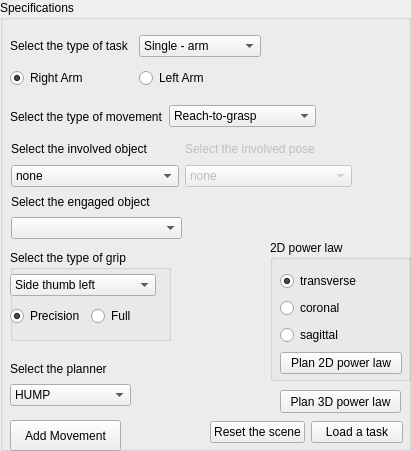
     <widget class="QGroupBox" name="groupBox_specs">
      <property name="geometry">
       <rect>
        <x>10</x>
        <y>10</y>
        <width>411</width>
        <height>451</height>
       </rect>
      </property>
      <property name="title">
       <string>Specifications</string>
      </property>
      <widget class="QWidget" name="layoutWidget_task">
       <property name="geometry">
        <rect>
         <x>10</x>
         <y>30</y>
         <width>251</width>
         <height>64</height>
        </rect>
       </property>
       <layout class="QVBoxLayout" name="verticalLayout">
        <item>
         <layout class="QHBoxLayout" name="horizontalLayout_task">
          <item>
           <widget class="QLabel" name="label_2">
            <property name="text">
             <string>Select the type of task</string>
            </property>
           </widget>
          </item>
          <item>
           <widget class="QComboBox" name="comboBox_Task">
            <item>
             <property name="text">
              <string>Single - arm</string>
             </property>
            </item>
            <item>
             <property name="text">
              <string>Dual - arm</string>
             </property>
            </item>
           </widget>
          </item>
         </layout>
        </item>
        <item>
         <layout class="QHBoxLayout" name="horizontalLayout_arms">
          <item>
           <widget class="QRadioButton" name="radioButton_right">
            <property name="text">
             <string>Right Arm</string>
            </property>
            <property name="checked">
             <bool>true</bool>
            </property>
           </widget>
          </item>
          <item>
           <widget class="QRadioButton" name="radioButton_left">
            <property name="text">
             <string>Left Arm</string>
            </property>
           </widget>
          </item>
         </layout>
        </item>
       </layout>
      </widget>
      <widget class="QWidget" name="layoutWidget_mov">
       <property name="geometry">
        <rect>
         <x>10</x>
         <y>100</y>
         <width>306</width>
         <height>33</height>
        </rect>
       </property>
       <layout class="QHBoxLayout" name="horizontalLayout_mov">
        <item>
         <widget class="QLabel" name="label_3">
          <property name="text">
           <string>Select the type of movement</string>
          </property>
         </widget>
        </item>
        <item>
         <widget class="QComboBox" name="comboBox_mov">
          <item>
           <property name="text">
            <string>Reach-to-grasp</string>
           </property>
          </item>
          <item>
           <property name="text">
            <string>Reaching</string>
           </property>
          </item>
          <item>
           <property name="text">
            <string>Transport</string>
           </property>
          </item>
          <item>
           <property name="text">
            <string>Engage</string>
           </property>
          </item>
          <item>
           <property name="text">
            <string>Disengage</string>
           </property>
          </item>
          <item>
           <property name="text">
            <string>Go-park</string>
           </property>
          </item>
         </widget>
        </item>
       </layout>
      </widget>
      <widget class="QGroupBox" name="groupBox_grip">
       <property name="geometry">
        <rect>
         <x>10</x>
         <y>250</y>
         <width>161</width>
         <height>91</height>
        </rect>
       </property>
       <property name="title">
        <string>Select the type of grip</string>
       </property>
       <widget class="QWidget" name="layoutWidget_grip">
        <property name="geometry">
         <rect>
          <x>0</x>
          <y>20</y>
          <width>146</width>
          <height>62</height>
         </rect>
        </property>
        <layout class="QVBoxLayout" name="verticalLayout_grip">
         <item>
          <widget class="QComboBox" name="comboBox_grip">
           <item>
            <property name="text">
             <string>Side thumb left</string>
            </property>
           </item>
           <item>
            <property name="text">
             <string>Side thumb right</string>
            </property>
           </item>
           <item>
            <property name="text">
             <string>Side thumb up</string>
            </property>
           </item>
           <item>
            <property name="text">
             <string>Side thumb down</string>
            </property>
           </item>
           <item>
            <property name="text">
             <string>Above</string>
            </property>
           </item>
           <item>
            <property name="text">
             <string>Below</string>
            </property>
           </item>
          </widget>
         </item>
         <item>
          <layout class="QHBoxLayout" name="horizontalLayout_6">
           <item>
            <widget class="QRadioButton" name="radioButton_prec">
             <property name="text">
              <string>Precision</string>
             </property>
             <property name="checked">
              <bool>true</bool>
             </property>
            </widget>
           </item>
           <item>
            <widget class="QRadioButton" name="radioButton_full">
             <property name="text">
              <string>Full</string>
             </property>
            </widget>
           </item>
          </layout>
         </item>
        </layout>
       </widget>
      </widget>
      <widget class="QWidget" name="layoutWidget_planner">
       <property name="geometry">
        <rect>
         <x>10</x>
         <y>360</y>
         <width>121</width>
         <height>46</height>
        </rect>
       </property>
       <layout class="QVBoxLayout" name="verticalLayout_2">
        <item>
         <widget class="QLabel" name="label_5">
          <property name="text">
           <string>Select the planner</string>
          </property>
         </widget>
        </item>
        <item>
         <widget class="QComboBox" name="comboBox_planner">
          <item>
           <property name="text">
            <string>HUMP</string>
           </property>
          </item>
          <item>
           <property name="text">
            <string>RRT</string>
           </property>
          </item>
          <item>
           <property name="text">
            <string>RRTConnect</string>
           </property>
          </item>
          <item>
           <property name="text">
            <string>RRTstar</string>
           </property>
          </item>
          <item>
           <property name="text">
            <string>PRM</string>
           </property>
          </item>
          <item>
           <property name="text">
            <string>PRMstar</string>
           </property>
          </item>
         </widget>
        </item>
       </layout>
      </widget>
      <widget class="QPushButton" name="pushButton_addMov">
       <property name="geometry">
        <rect>
         <x>10</x>
         <y>420</y>
         <width>111</width>
         <height>31</height>
        </rect>
       </property>
       <property name="text">
        <string>Add Movement</string>
       </property>
      </widget>
      <widget class="QWidget" name="layoutWidget">
       <property name="geometry">
        <rect>
         <x>210</x>
         <y>420</y>
         <width>193</width>
         <height>25</height>
        </rect>
       </property>
       <layout class="QHBoxLayout" name="horizontalLayout">
        <item>
         <widget class="QPushButton" name="pushButton_scene_reset">
          <property name="text">
           <string>Reset the scene</string>
          </property>
         </widget>
        </item>
        <item>
         <widget class="QPushButton" name="pushButton_load_task">
          <property name="text">
           <string>Load a task</string>
          </property>
         </widget>
        </item>
       </layout>
      </widget>
      <widget class="QGroupBox" name="groupBox_power_law">
       <property name="geometry">
        <rect>
         <x>270</x>
         <y>240</y>
         <width>141</width>
         <height>141</height>
        </rect>
       </property>
       <property name="title">
        <string>2D power law</string>
       </property>
       <widget class="QWidget" name="layoutWidget">
        <property name="geometry">
         <rect>
          <x>10</x>
          <y>30</y>
          <width>122</width>
          <height>106</height>
         </rect>
        </property>
        <layout class="QVBoxLayout" name="verticalLayout_3">
         <item>
          <widget class="QRadioButton" name="radioButton_transverse">
           <property name="text">
            <string>transverse</string>
           </property>
           <property name="checked">
            <bool>true</bool>
           </property>
          </widget>
         </item>
         <item>
          <widget class="QRadioButton" name="radioButton_coronal">
           <property name="text">
            <string>coronal</string>
           </property>
          </widget>
         </item>
         <item>
          <widget class="QRadioButton" name="radioButton_sagittal">
           <property name="text">
            <string>sagittal</string>
           </property>
          </widget>
         </item>
         <item>
          <widget class="QPushButton" name="pushButton_plan_2d_power_law">
           <property name="text">
            <string>Plan 2D power law</string>
           </property>
          </widget>
         </item>
        </layout>
       </widget>
      </widget>
      <widget class="QPushButton" name="pushButton_plan_3d_power_law">
       <property name="geometry">
        <rect>
         <x>280</x>
         <y>390</y>
         <width>121</width>
         <height>23</height>
        </rect>
       </property>
       <property name="text">
        <string>Plan 3D power law</string>
       </property>
      </widget>
      <widget class="QWidget" name="layoutWidget">
       <property name="geometry">
        <rect>
         <x>11</x>
         <y>193</y>
         <width>171</width>
         <height>46</height>
        </rect>
       </property>
       <layout class="QVBoxLayout" name="verticalLayout_eng_obj">
        <item>
         <widget class="QLabel" name="label_objects_eng">
          <property name="text">
           <string>Select the engaged object</string>
          </property>
         </widget>
        </item>
        <item>
         <widget class="QComboBox" name="comboBox_objects_eng"/>
        </item>
       </layout>
      </widget>
      <widget class="QWidget" name="layoutWidget">
       <property name="geometry">
        <rect>
         <x>11</x>
         <y>139</y>
         <width>341</width>
         <height>48</height>
        </rect>
       </property>
       <layout class="QHBoxLayout" name="horizontalLayout_15">
        <item>
         <layout class="QVBoxLayout" name="verticalLayout_obj">
          <item>
           <widget class="QLabel" name="label_objects">
            <property name="text">
             <string>Select the involved object</string>
            </property>
           </widget>
          </item>
          <item>
           <widget class="QComboBox" name="comboBox_objects">
            <item>
             <property name="text">
              <string>none</string>
             </property>
            </item>
           </widget>
          </item>
         </layout>
        </item>
        <item>
         <layout class="QVBoxLayout" name="verticalLayout_5">
          <item>
           <widget class="QLabel" name="label_poses">
            <property name="enabled">
             <bool>false</bool>
            </property>
            <property name="text">
             <string>Select the involved pose</string>
            </property>
           </widget>
          </item>
          <item>
           <widget class="QComboBox" name="comboBox_poses">
            <property name="enabled">
             <bool>false</bool>
            </property>
            <item>
             <property name="text">
              <string>none</string>
             </property>
            </item>
           </widget>
          </item>
         </layout>
        </item>
       </layout>
      </widget>
     </widget>
